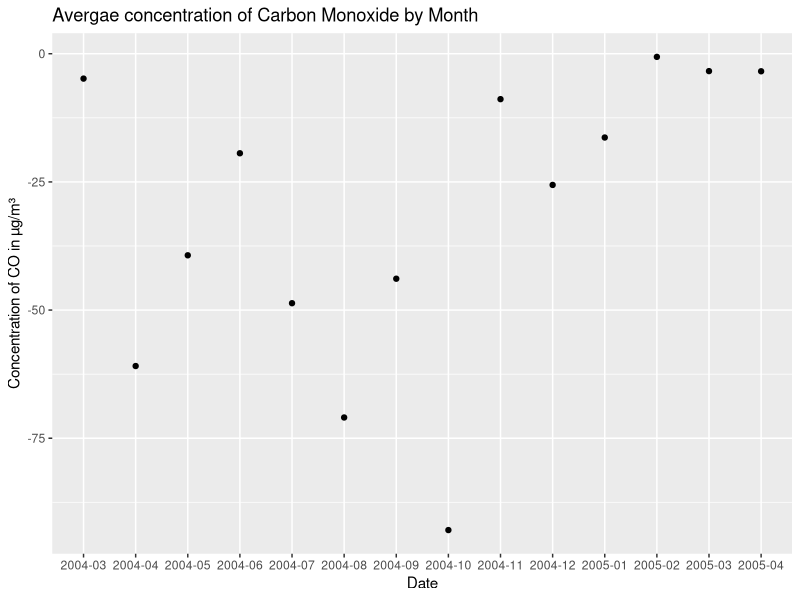

The R source for this figure:
## ---- chunk 1
#Load libraries
library(readxl)
library(dplyr)
library(lubridate)
library(ggplot2)
## ---- chunk 2
#1: options(width = 50)
air <- read_excel("AirQualityUCI.xls")
head(air)

# Number of rows and columns
dim(air)

# Column names
colnames(air)
## ---- chunk 3
# Convert 'Date' column to date format
air$Date <- ymd(air$Date) # "Parse dates with *y*ear, *m*onth, and *d*ay components"
air$Date <- format(air$Date, "%Y-%m") # Formats date to YYYY-mm 

# Group by month, where the average is calculated for each numeric column across all month groups, while removing all NA values
# summarise(): creates a new condensed dataset 
airM <- air %>%
  group_by(Date) %>%
  summarise(across(where(is.numeric), ~mean(., na.rm = TRUE))
)

head(airM, 5)
## ---- chunk 4
# Create plot (average concentration of CO across months)
ggplot(airM, aes(x = Date, y =`CO(GT)`)) +
  geom_point() +
  labs(title = "Avergae concentration of Carbon Monoxide by Month",
       x = "Date",
       y = "Concentration of CO in µg/m³")
